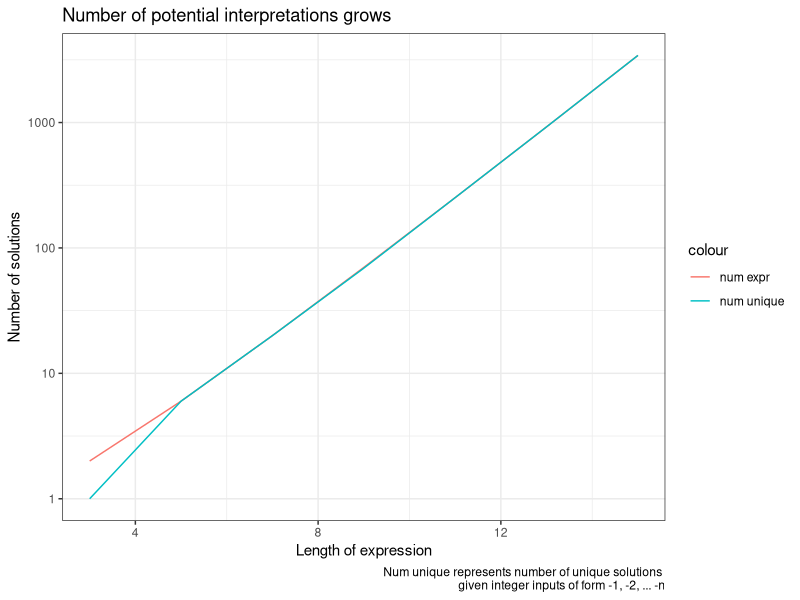

This figure's R source:
## ---- chunk 1
knitr::opts_chunk$set(echo = FALSE, warning = FALSE, message = FALSE)

suppressMessages(library(tidyverse))
suppressMessages(library(lubridate))
## ---- chunk 2
tibble(
  dates = seq.Date(from = ymd(20200207),
                   to = ymd(21000101),
                   by = "days") %>% format.Date("%m%d%Y")
  ) %>% 
  mutate(dates_rev = stringi::stri_reverse(dates)) %>% 
  filter(dates == dates_rev) %>% 
  knitr::kable()
## ---- chunk 3
create_solve_expr_df <- function(x = -1:-7, out_nofilt = FALSE, out_nconfigs = FALSE){
  
  start_data <- tibble(index = seq_len(length(x) - 1), x = x[-1])
  
  comb_all <- combn(seq_len(length(x) - 1), (length(x) - 1) / 2) %>%
    as_tibble()

  tibble_string <- function(df, x_one = x[1]){
    
    df %>%
      transpose() %>%
      unlist() %>%
      stringr::str_flatten() %>%
      c("(|", x_one, ., "|)") %>%
      stringr::str_flatten()
  }
  
  df_express <- comb_all %>%
    # map(~tibble(index = .x, index_dup = .x, char = "*(|")) %>%
    map(~tibble(index = .x, index_dup = .x, char = "(|")) %>%
    map(right_join, y = start_data, by = "index") %>%
    map(~mutate(.x, char = ifelse(is.na(char), "|)", char))) %>%
    map(~mutate(.x, index_dup_inv = ifelse(is.na(index_dup), index, NA))) %>%
    tibble(data = .) %>%
    # mutate(remove = map_lgl(data, ~check_all(.x$index_dup, exclude))) %>%
    mutate(equation = map(data, ~select(.x, char, x))) %>%
    mutate(equation = map_chr(equation, tibble_string))
  
  num_rows_max <- nrow(df_express)
  
  df_express <- df_express %>%
    mutate(equation_prepped = str_replace_all(equation, "\\(\\|", "*abs\\(") %>%
             str_replace_all("\\|\\)", "\\)") %>% str_sub(2)) %>%
    mutate(val = map(equation_prepped, safely(~parse(text = .x)))) %>%
    mutate(noerror = map(val, "error") %>% map_lgl(is.null)) 
  
  if(out_nofilt) return(df_express)
  
  df_express <- df_express %>%
    filter(noerror) %>%
    mutate(result = map(val, "result"),
           evaluated = map_dbl(result, eval))
  
  if(out_nconfigs) return(list(n_configs = nrow(df_express), n_unique = length(unique(df_express$evaluated))))
  df_express
}
## ---- chunk 4
create_solve_expr_df(-1:-5, out_nofilt = TRUE) %>% 
  filter(noerror == FALSE) %>%
  pluck("equation") %>% 
  str_view_all("\\)|\\(") 
## ---- chunk 5
solution_9 <- create_solve_expr_df(-1:-9)
## ---- chunk 6
solution_9 %>% 
  slice(1:2) %>% 
  pluck("equation") %>% 
  c(., "...") %>% 
  str_view_all("\\)|\\(")
## ---- chunk 7
solution_9 %>% 
  slice(1:2) %>% 
  pluck("equation_prepped") %>% 
  c(., "...") %>% 
  str_view_all("\\)|\\(")
## ---- chunk 8
solution_9 %>% 
  nrow()
## ---- chunk 9
solution_9 %>% 
  distinct(evaluated) %>% 
  nrow()
## ---- chunk 10
set.seed(123)
solution_rand9 <- create_solve_expr_df(-runif(9))

solution_rand9 %>% 
  nrow()
## ---- chunk 11
solution_rand9 %>% 
  distinct(evaluated) %>% 
  nrow()
## ---- chunk 12
num_solutions <- tibble(start = -1L, end = seq.int(-3L, -15L, by = -2L)) %>% 
  mutate(vec = map2(start, end, ~.x:.y),
         num_solutions = map(vec, create_solve_expr_df, out_nconfigs = TRUE)) %>% 
  unnest_wider(num_solutions)
## ---- chunk 13
num_solutions %>% 
  ggplot(aes(x = abs(end)))+
  geom_line(aes(y = n_configs, colour = "num expr"))+
  geom_line(aes(y = n_unique, colour = "num unique"))+
  labs(title = "Number of potential interpretations grows", 
       x = "Length of expression",
       y = "Number of solutions",
       caption = "Num unique represents number of unique solutions \ngiven integer inputs of form -1, -2, ... -n")+
  theme_bw()+
  scale_y_log10()
## ---- chunk 14
library(tidyverse)

x <- -1:-9
index_paren <- tibble(index_LR = 1:8)

combn(seq_len(length(x) - 1), (length(x) - 1) / 2, simplify = FALSE) %>% 
  tibble(comb = .) %>% 
  mutate(comb_num = row_number(),
         data = map(comb, ~tibble(index_LR = .x, paren_index_LR = 1)),
         # LR is here to indicate that we are going from left to right, hence
         # index_LR represents the standard left to right counting of the index
         data = map(data, right_join, y = index_paren, by = "index_LR"),
         # left parentheses are 1, right parentheses are -1 
         # paren_index_LR means going from from left to right
         data = map(data, ~mutate(.x, paren_index_LR = ifelse(is.na(paren_index_LR), -1, paren_index_LR))),
         # paren_index_RL means counting parentheses from left to right
         data = map(data, ~mutate(.x, paren_index_RL = rev(paren_index_LR)))) %>%
  select(-comb) %>% 
  unnest(data) %>% 
  group_by(comb_num) %>% 
  mutate(left_agg = 1 + cumsum(paren_index_LR),
         right_agg = -1 + cumsum(paren_index_RL)) %>% 
  summarise(left_good = all(left_agg >= 0),
            right_good = all(right_agg <= 0)) %>% 
  summarise(num_possible_combinations = sum(left_good & right_good))
